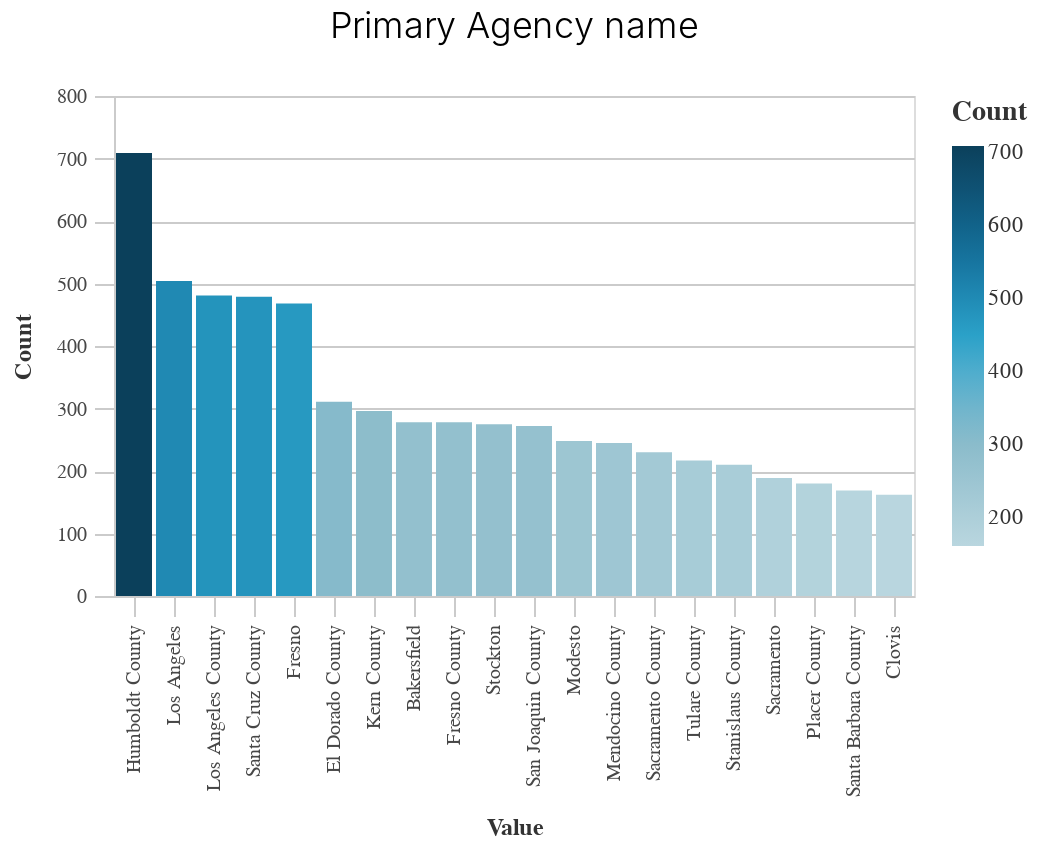

Notebook source saved alongside this figure:
### Code cell
#df = (df>>filter(_.dist==subset))
df_top = _dla_utils.find_top(df)

basic_bar_chart_test((df_top>>filter(_.variable=='primary_agency_name')), 'value', 'count', 'count', subset, chart_title='Primary Agency name')

### Figure 1 — Vega-Lite specification as saved in the notebook (floating-point values rounded to 4 significant figures)
{"config": {"view": {"continuousWidth": 400, "continuousHeight": 300}, "axis": {"domainColor": "#cbcbcb", "grid": true, "gridColor": "#cbcbcb", "gridWidth": 1, "labelColor": "#474747", "labelFont": "Nunito Sans", "labelFontSize": 10, "labelPadding": 4, "tickColor": "#cbcbcb", "tickSize": 10, "titleColor": "#333", "titleFont": "Raleway", "titleFontSize": 12, "titlePadding": 10}, "axisBand": {"grid": false}, "background": "white", "font": "Raleway", "header": {"labelFont": "Nunito Sans", "titleFont": "Raleway"}, "legend": {"labelColor": "#333", "labelFont": "Nunito Sans", "labelFontSize": 11, "labelLimit": 0, "padding": 1, "symbolSize": 30, "symbolType": "square", "titleColor": "#333", "titleFont": "Raleway", "titleFontSize": 14, "titlePadding": 10}, "title": {"anchor": "middle", "font": "Raleway", "fontSize": 18, "fontWeight": 300, "offset": 20}}, "data": {"name": "data-2f91bf93e41570b0ec55177062157c08"}, "mark": "bar", "encoding": {"color": {"field": "count", "legend": {"title": "Count"}, "scale": {"range": ["#B9D6DF", "#8CBCCB", "#2EA8CE", "#136C97", "#0B405B"]}, "type": "quantitative"}, "x": {"field": "value", "sort": "-y", "title": "Value", "type": "nominal"}, "y": {"field": "count", "title": "Count", "type": "quantitative"}}, "height": 250, "title": "Primary Agency name", "width": 400, "$schema": "https://vega.github.io/schema/vega-lite/v4.17.0.json", "datasets": {"data-2f91bf93e41570b0ec55177062157c08": [{"value": "Humboldt County", "count": 709, "variable": "primary_agency_name"}, {"value": "Los Angeles", "count": 504, "variable": "primary_agency_name"}, {"value": "Los Angeles County", "count": 481, "variable": "primary_agency_name"}, {"value": "Santa Cruz County", "count": 479, "variable": "primary_agency_name"}, {"value": "Fresno", "count": 468, "variable": "primary_agency_name"}, {"value": "El Dorado County", "count": 311, "variable": "primary_agency_name"}, {"value": "Kern County", "count": 296, "variable": "primary_agency_name"}, {"value": "Bakersfield", "count": 278, "variable": "primary_agency_name"}, {"value": "Fresno County", "count": 278, "variable": "primary_agency_name"}, {"value": "Stockton", "count": 275, "variable": "primary_agency_name"}, {"value": "San Joaquin County", "count": 272, "variable": "primary_agency_name"}, {"value": "Modesto", "count": 248, "variable": "primary_agency_name"}, {"value": "Mendocino County", "count": 245, "variable": "primary_agency_name"}, {"value": "Sacramento County", "count": 230, "variable": "primary_agency_name"}, {"value": "Tulare County", "count": 217, "variable": "primary_agency_name"}, {"value": "Stanislaus County", "count": 210, "variable": "primary_agency_name"}, {"value": "Sacramento", "count": 189, "variable": "primary_agency_name"}, {"value": "Placer County", "count": 180, "variable": "primary_agency_name"}, {"value": "Santa Barbara County", "count": 169, "variable": "primary_agency_name"}, {"value": "Clovis", "count": 162, "variable": "primary_agency_name"}]}}
